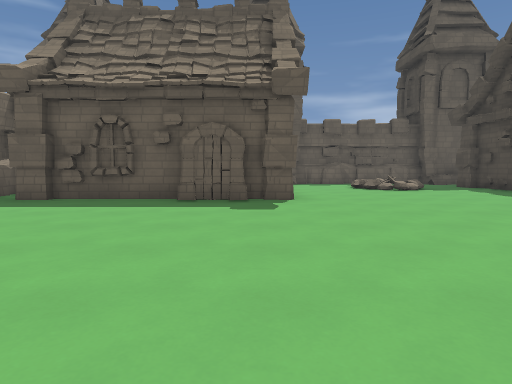
[1] (above)

22 first-person views from a walk through a Godot game level. The camera is 1.2 m above the floor, tilts 4° down and sees 75° across. The floor is counted in squares, 2 m on a side. Each view is taken from the middle of a square. On the plan, view 1 faces up. The plan holds only what a view shows up to about 10 squares ahead; the rest is blank. The place goes on beyond the plan. Characters and animated objects are not drawn. Surface patterns are stand-ins for the level's own textures.

[2]
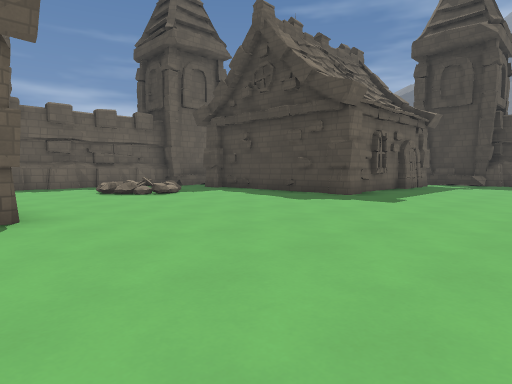

[3]
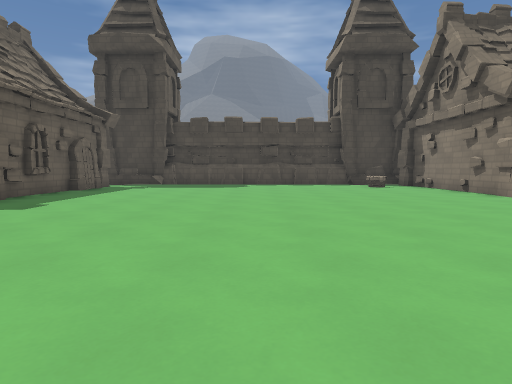

[4]
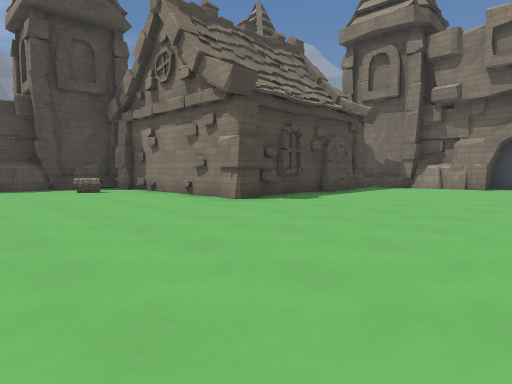

[5]
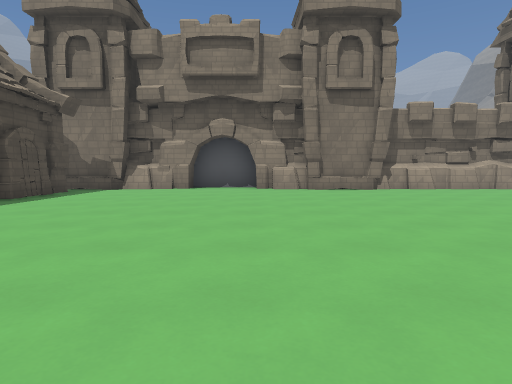

[6]
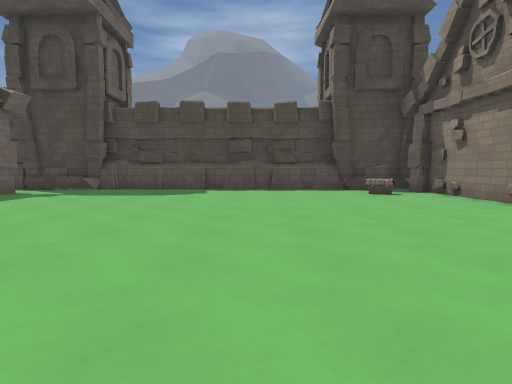

[7]
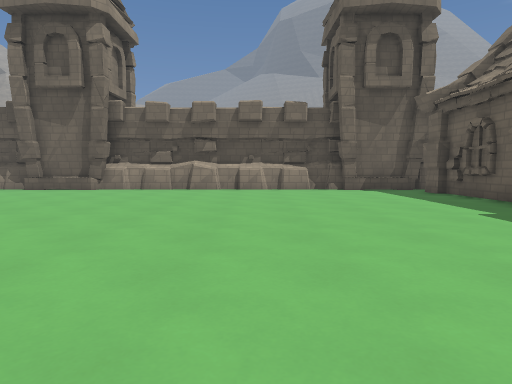

[8]
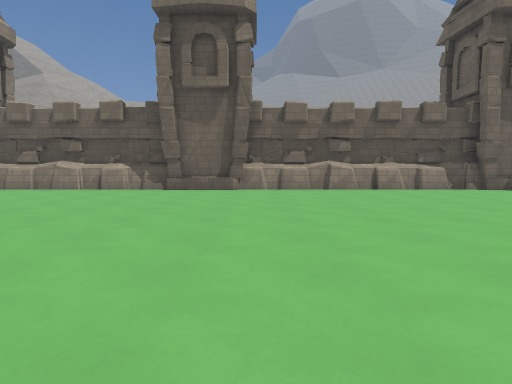

[9]
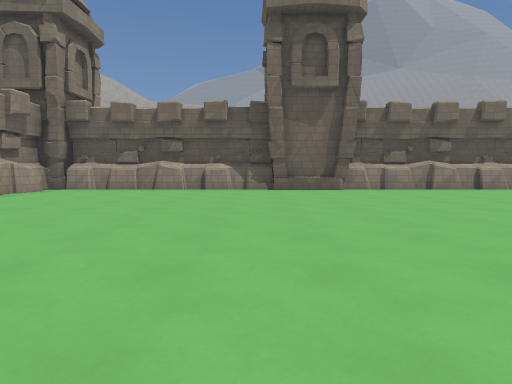

[10]
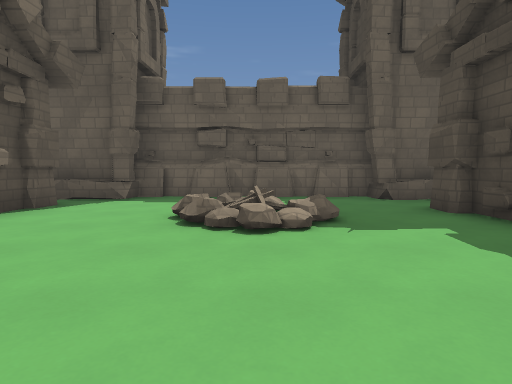

[11]
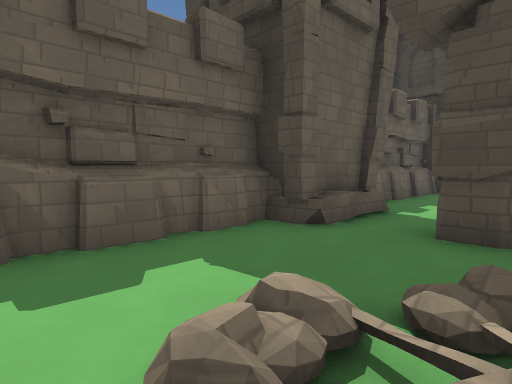

[12]
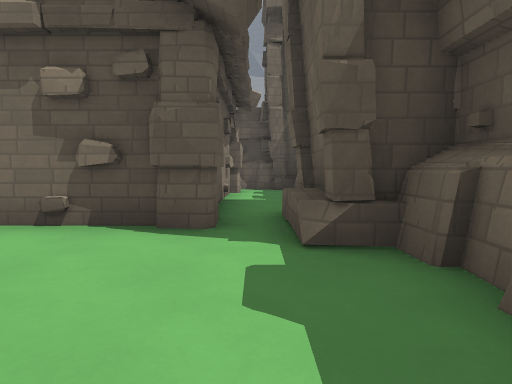

[13]
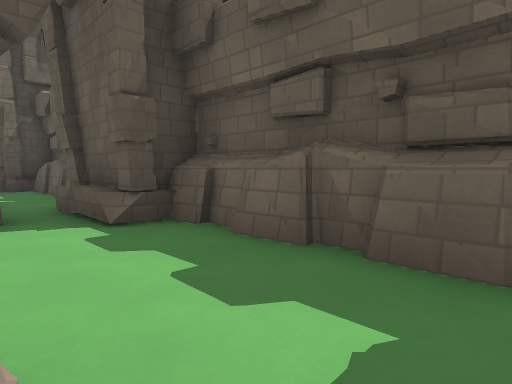

[14]
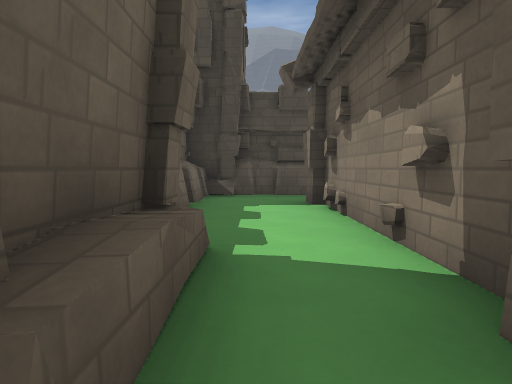

[15]
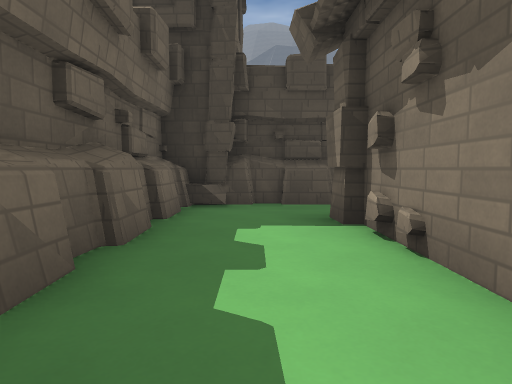

[16]
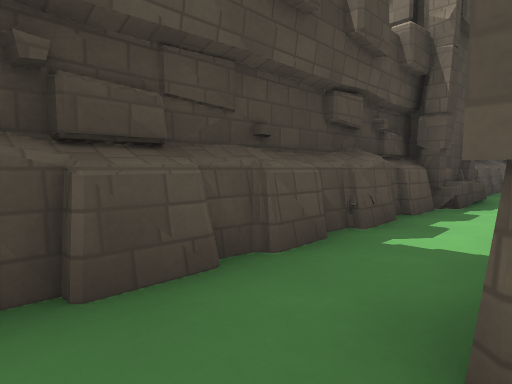

[17]
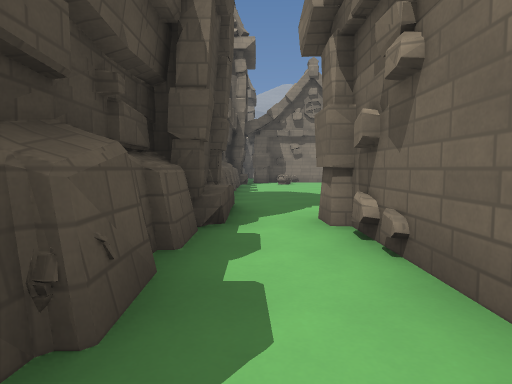

[18]
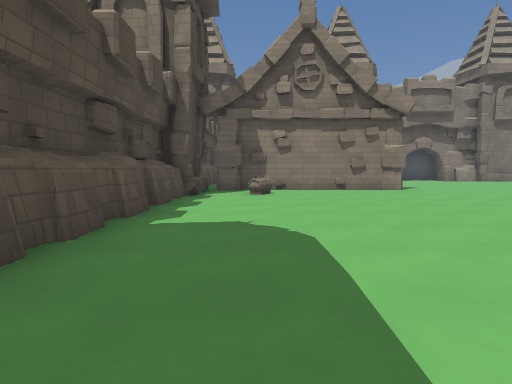

[19]
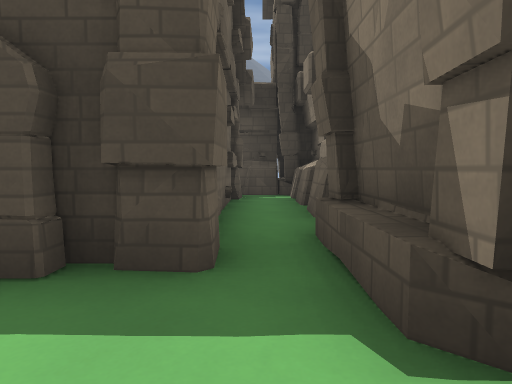

[20]
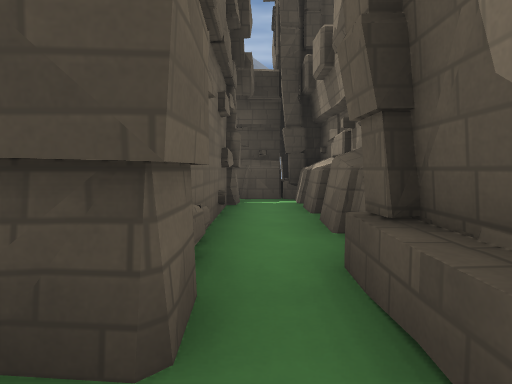

[21]
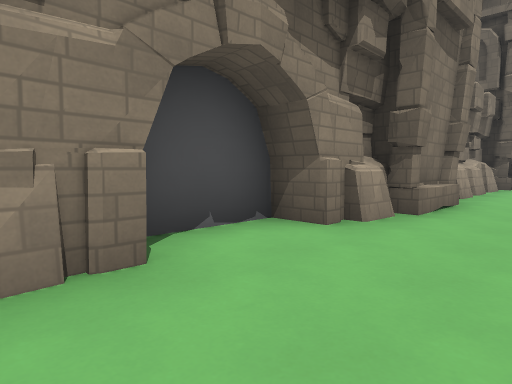

[22]
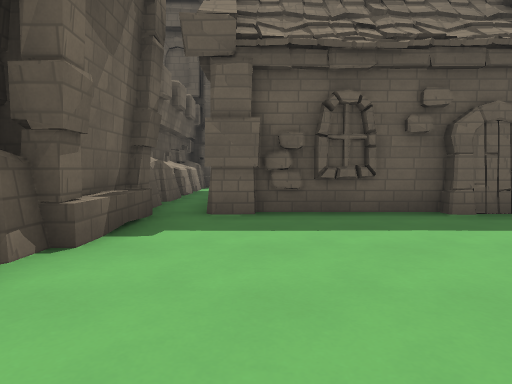

### Floor plan
Key: @ floor where view 1 was taken; # wall or solid block; . floor; / step, stairs or slope; = window, fence, low wall or low ledge; ^ raised ledge; H house; C chest.
Columns run from 6 left of view 1 to 14 right of it. Each row starts with its distance up from view 1.
 14        ####### ######
 13 #^##.^##.^##.###.^#.#
 12 #...................#
 11 #HHHHHH..//..##..##.#
 10 #.    H../=/.######.#
  9 #.     .../..#    #.C
  8 #.H   H......#    #.#
  7 #.HHHHH......#    #.#
  6 #............######.#
  5 #...................#
  4 #...................#
  3 #...................#
  2 #...................#
  1 #...................#
  0 #.....@.............#
 -1 #...................#
 -2 #...................#
 -3 #.................C.#
 -4 #.................###
 -5 #.............##=####
 -6 #.............#
 -7 #.............#
 -8 #.............#
 -9 #.............##==###
-10 #...................#
-11 ##########.##########
-12          ###

Positions as (right, up) in squares from view 1, and headings:
1: (0, 0), facing up
2: (0, 2), facing up-right
3: (1, 1), facing right
4: (3, 0), facing down-right
5: (3, -1), facing down
6: (4, 0), facing right
7: (4, 2), facing left
8: (4, -2), facing left
9: (4, -5), facing left
10: (4, 6), facing up
11: (3, 10), facing up-right
12: (4, 12), facing left
13: (5, 11), facing up-left
14: (6, 12), facing right
15: (8, 12), facing right
16: (12, 12), facing down-right
17: (13, 10), facing down
18: (12, 5), facing down
19: (6, -10), facing right
20: (7, -10), facing right
21: (6, -9), facing down-left
22: (-4, 2), facing up
